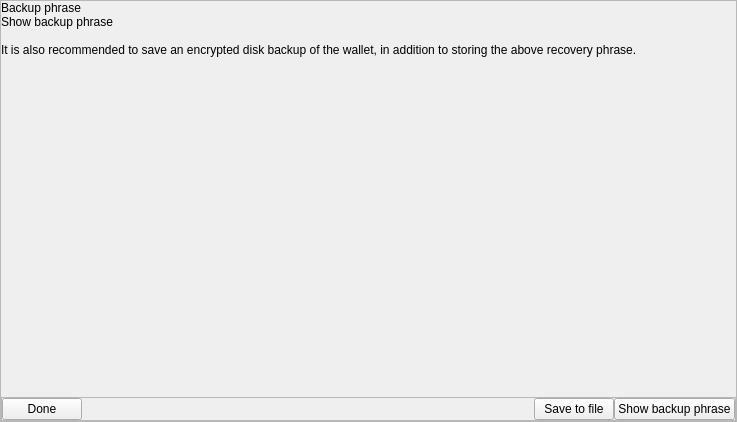
<?xml version="1.0" encoding="UTF-8"?>
<ui version="4.0">
 <class>BackupDialog</class>
 <widget class="QFrame" name="BackupDialog">
  <property name="geometry">
   <rect>
    <x>0</x>
    <y>0</y>
    <width>737</width>
    <height>422</height>
   </rect>
  </property>
  <property name="sizePolicy">
   <sizepolicy hsizetype="Expanding" vsizetype="Expanding">
    <horstretch>0</horstretch>
    <verstretch>0</verstretch>
   </sizepolicy>
  </property>
  <property name="toolTip">
   <string notr="true"/>
  </property>
  <layout class="QVBoxLayout" name="verticalLayout_2">
   <property name="spacing">
    <number>0</number>
   </property>
   <property name="margin">
    <number>0</number>
   </property>
   <item>
    <layout class="QHBoxLayout" name="horizontalLayout">
     <property name="spacing">
      <number>0</number>
     </property>
     <item>
      <widget class="QFrame" name="frameAccountSettings">
       <property name="minimumSize">
        <size>
         <width>50</width>
         <height>0</height>
        </size>
       </property>
       <property name="frameShape">
        <enum>QFrame::StyledPanel</enum>
       </property>
       <property name="frameShadow">
        <enum>QFrame::Raised</enum>
       </property>
       <layout class="QVBoxLayout" name="verticalLayout">
        <property name="spacing">
         <number>0</number>
        </property>
        <property name="margin">
         <number>0</number>
        </property>
        <item>
         <widget class="QLabel" name="labelBackupPhraseHeading">
          <property name="text">
           <string>Backup phrase</string>
          </property>
          <property name="wordWrap">
           <bool>true</bool>
          </property>
          <property name="indent">
           <number>0</number>
          </property>
         </widget>
        </item>
        <item>
         <widget class="ClickableLabel" name="labelShowBackupPhrase">
          <property name="text">
           <string>Show backup phrase</string>
          </property>
          <property name="wordWrap">
           <bool>true</bool>
          </property>
          <property name="indent">
           <number>0</number>
          </property>
         </widget>
        </item>
        <item>
         <widget class="QLabel" name="labelBackupPhrase">
          <property name="text">
           <string notr="true"/>
          </property>
          <property name="wordWrap">
           <bool>true</bool>
          </property>
          <property name="indent">
           <number>0</number>
          </property>
          <property name="textInteractionFlags">
           <set>Qt::TextSelectableByKeyboard|Qt::TextSelectableByMouse</set>
          </property>
         </widget>
        </item>
        <item>
         <widget class="QLabel" name="labelSaveToDiskDescription">
          <property name="text">
           <string>It is also recommended to save an encrypted disk backup of the wallet, in addition to storing the above recovery phrase.</string>
          </property>
          <property name="wordWrap">
           <bool>true</bool>
          </property>
          <property name="indent">
           <number>0</number>
          </property>
         </widget>
        </item>
        <item>
         <spacer name="verticalSpacer">
          <property name="orientation">
           <enum>Qt::Vertical</enum>
          </property>
          <property name="sizeHint" stdset="0">
           <size>
            <width>20</width>
            <height>25</height>
           </size>
          </property>
         </spacer>
        </item>
        <item>
         <widget class="QFrame" name="frameBackupDialogsButtons">
          <property name="frameShape">
           <enum>QFrame::StyledPanel</enum>
          </property>
          <property name="frameShadow">
           <enum>QFrame::Raised</enum>
          </property>
          <layout class="QHBoxLayout" name="horizontalLayout_2">
           <property name="spacing">
            <number>0</number>
           </property>
           <property name="margin">
            <number>0</number>
           </property>
           <item>
            <widget class="QPushButton" name="buttonDone">
             <property name="text">
              <string>Done</string>
             </property>
            </widget>
           </item>
           <item>
            <spacer name="spacerAccountSettingsButtons">
             <property name="orientation">
              <enum>Qt::Horizontal</enum>
             </property>
             <property name="sizeHint" stdset="0">
              <size>
               <width>72</width>
               <height>20</height>
              </size>
             </property>
            </spacer>
           </item>
           <item>
            <widget class="QPushButton" name="buttonSaveToFile">
             <property name="text">
              <string>Save to file</string>
             </property>
            </widget>
           </item>
           <item>
            <widget class="QPushButton" name="buttonShowBackupPhrase">
             <property name="text">
              <string>Show backup phrase</string>
             </property>
             <property name="class" stdset="0">
              <string notr="true">focus</string>
             </property>
            </widget>
           </item>
          </layout>
         </widget>
        </item>
       </layout>
      </widget>
     </item>
    </layout>
   </item>
  </layout>
 </widget>
 <customwidgets>
  <customwidget>
   <class>ClickableLabel</class>
   <extends>QLabel</extends>
   <header location="global">qt/clickablelabel.h</header>
  </customwidget>
 </customwidgets>
 <resources/>
 <connections/>
</ui>
